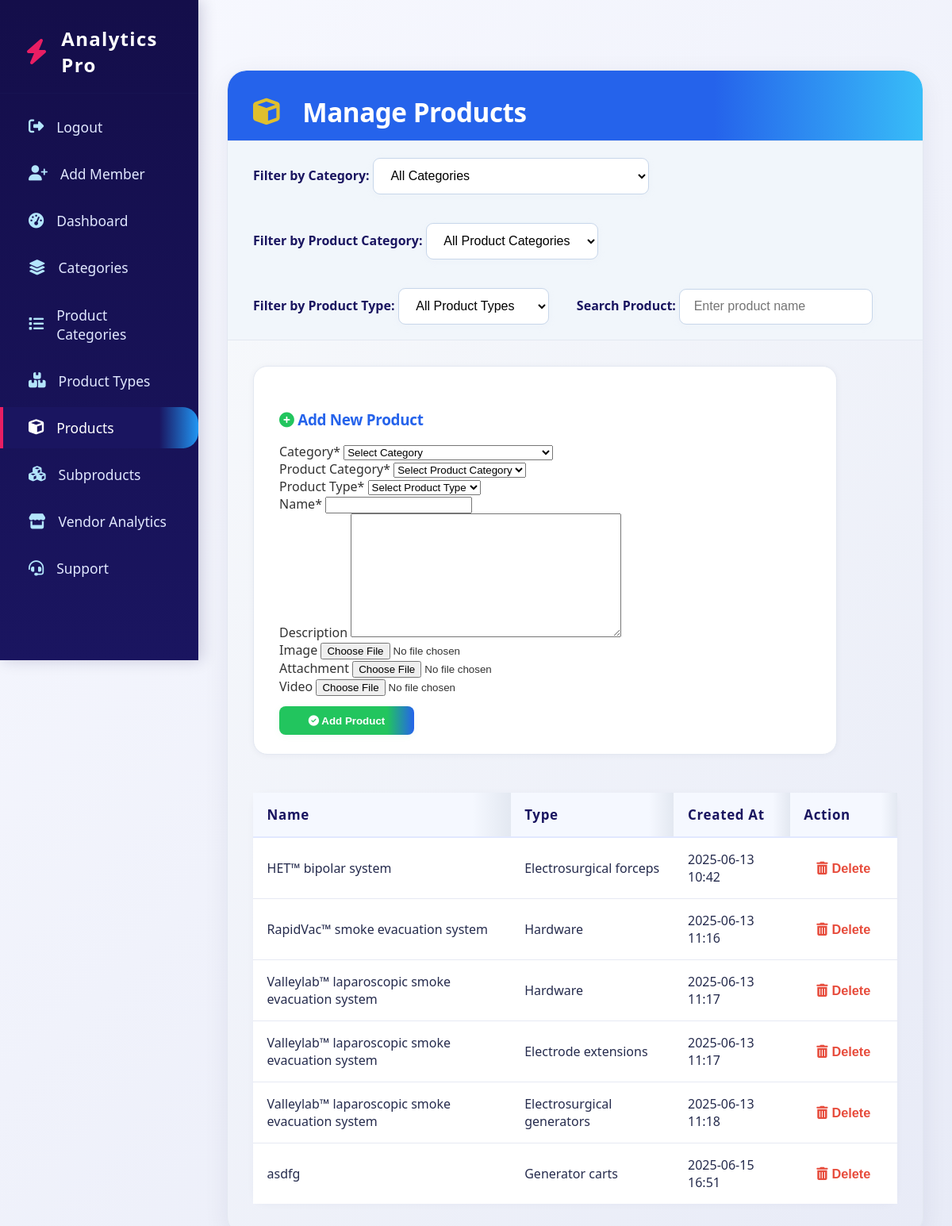
The app's page /analytics/products/ (signed in) with its own data.
### products/models.py (models this page shows, shortened)
class Product(models.Model):
    product_type = models.ForeignKey(ProductType, on_delete=models.CASCADE, related_name="products")
    name = models.CharField(max_length=255)
    description = models.TextField(blank=True, null=True)
    image = models.ImageField(upload_to='product_images/', blank=True, null=True)
    attachment = models.FileField(
        upload_to='product_files/attachments/',
        blank=True,
        null=True,
        validators=[FileExtensionValidator(allowed_extensions=['pdf', 'doc', 'docx', 'jpg', 'jpeg', 'png', 'webp'])],
        help_text="Upload PDF, Word, or Image file"
    )
    video = models.FileField(
        upload_to='product_files/videos/',
        blank=True,
        null=True,
        validators=[FileExtensionValidator(allowed_extensions=['mp4', 'mov', 'avi', 'mkv'])],
        help_text="Upload video file (e.g., .mp4, .mov)"
    )
    created_at = models.DateTimeField(auto_now_add=True)
    updated_at = models.DateTimeField(auto_now=True)

class ProductType(models.Model):
    product_category = models.ForeignKey(ProductCategory, on_delete=models.CASCADE, related_name="product_types")
    name = models.CharField(max_length=100)
    created_at = models.DateTimeField(auto_now_add=True)
    updated_at = models.DateTimeField(auto_now=True)

### analytics/views.py (the view)
    @login_required
    def wrapper(request, *args, **kwargs):
        if request.user.role != 'admin':
            return HttpResponseForbidden("Access denied. Admins only.")
        return view_func(request, *args, **kwargs)

### analytics/forms.py
class ProductForm(forms.ModelForm):
    class Meta:
        model = Product
        fields = ['product_type', 'name', 'description', 'image', 'attachment', 'video']

### analytics/views.py (called while the page is built)
def admin_only(view_func):
    @login_required
    def wrapper(request, *args, **kwargs):
        if request.user.role != 'admin':
            return HttpResponseForbidden("Access denied. Admins only.")
        return view_func(request, *args, **kwargs)
    return wrapper

### analytics/templates/analytics/products.html (shortened to what this page needs)
{% extends 'admin.html' %}
{% load widget_tweaks %}
{% block style %}
<link rel="stylesheet" href="https://cdnjs.cloudflare.com/ajax/libs/font-awesome/6.4.2/css/all.min.css">
{% endblock %}
{% block content %}
<div class="products-admin-main">
    <div class="products-admin-header">
        <i class="fa-solid fa-cube"></i>
        <h2>Manage Products</h2>
    </div>
    <form method="get" class="products-admin-toolbar">
        <div>
            <label>Filter by Category:</label>
            <select name="category" onchange="this.form.submit()">
                <option value="">All Categories</option>
            </select>
        </div>
        <div>
            <label>Filter by Product Category:</label>
            <select name="product_category" onchange="this.form.submit()">
                <option value="">All Product Categories</option>
            </select>
        </div>
        <div>
            <label>Filter by Product Type:</label>
            <select name="product_type" onchange="this.form.submit()">
                <option value="">All Product Types</option>
            </select>
        </div>
        <div>
            <label>Search Product:</label>
            <input type="text" name="search" value="{{ search_query }}" placeholder="Enter product name" />
        </div>
    </form>
    <div class="products-add-card">
        <h3>
            <i class="fa-solid fa-plus-circle mr-1" style="color:#22c55e;"></i>
            Add New Product
        </h3>
        <form method="POST" enctype="multipart/form-data" id="add-product-form" class="grid grid-cols-1 md:grid-cols-2 gap-6">
            <div>
                <label for="id_category" class="block font-semibold mb-1 text-[#2563eb]">Category<span class="text-red-600 ml-1">*</span></label>
                <select id="id_category" name="category" required class="w-full border rounded px-3 py-2">
                    <option value="">Select Category</option>
                </select>
            </div>
            <div>
                <label for="id_product_category" class="block font-semibold mb-1 text-[#2563eb]">Product Category<span class="text-red-600 ml-1">*</span></label>
                <select id="id_product_category" name="product_category" required class="w-full border rounded px-3 py-2">
                    <option value="">Select Product Category</option>
                </select>
            </div>
            <div>
                <label for="id_product_type" class="block font-semibold mb-1 text-[#2563eb]">Product Type<span class="text-red-600 ml-1">*</span></label>
                <select id="id_product_type" name="product_type" required class="w-full border rounded px-3 py-2">
                    <option value="">Select Product Type</option>
                </select>
            </div>
            {% for field in form %}
                {% if field.name != "product_type" %}
                <div class="md:col-span-2">
                    <label for="{{ field.id_for_label }}" class="block font-semibold mb-1 text-[#2563eb]">
                        {{ field.label }}{% if field.field.required %}<span class="text-red-600 ml-1">*</span>{% endif %}
                    </label>
                    {{ field|add_class:"w-full border rounded px-3 py-2" }}
                </div>
                {% endif %}
            {% endfor %}
            <div class="md:col-span-2">
                <button type="submit" style="width:170px;">
                    <i class="fa-solid fa-circle-check mr-1"></i>
                    Add Product
                </button>
            </div>
        </form>
    </div>
    <div class="products-table-wrap">
        <table class="products-admin-table">
            <thead>
                <tr>
                    <th>Name</th>
                    <th>Type</th>
                    <th>Created At</th>
                    <th>Action</th>
                </tr>
            </thead>
            <tbody>
                {% for item in items %}
                <tr>
                    <td>{{ item.name }}</td>
                    <td>{{ item.product_type.name }}</td>
                    <td>{{ item.created_at|date:"Y-m-d H:i" }}</td>
                    <td>
                        <form method="POST" action="{% url 'delete_product' item.id %}" style="display:inline;" onsubmit="return confirm('Delete product {{ item.name }}?');">
                            <button type="submit" class="pt-action-btn">
                                <i class="fa-solid fa-trash-can"></i>
                                Delete
                            </button>
                        </form>
                    </td>
                </tr>
                {% empty %}
                <tr>
                    <td colspan="4" class="text-center text-gray-500 py-6">No products found.</td>
                </tr>
                {% endfor %}
            </tbody>
        </table>
    </div>
</div>
{% endblock %}

### records on screen
Product: name "HET™ bipolar system", product_type.name "Electrosurgical forceps", created_at "2025-06-13 10:42"
Product: name "RapidVac™ smoke evacuation system", product_type.name "Hardware", created_at "2025-06-13 11:16"
Product: name "Valleylab™ laparoscopic smoke evacuation system", product_type.name "Hardware", created_at "2025-06-13 11:17"
Product: name "Valleylab™ laparoscopic smoke evacuation system", product_type.name "Electrode extensions", created_at "2025-06-13 11:17"
Product: name "Valleylab™ laparoscopic smoke evacuation system", product_type.name "Electrosurgical generators", created_at "2025-06-13 11:18"
Product: name "asdfg", product_type.name "Generator carts", created_at "2025-06-15 16:51"

### other values on screen
{{ field.label }} "Name" "Description" "Image" "Attachment" "Video"
